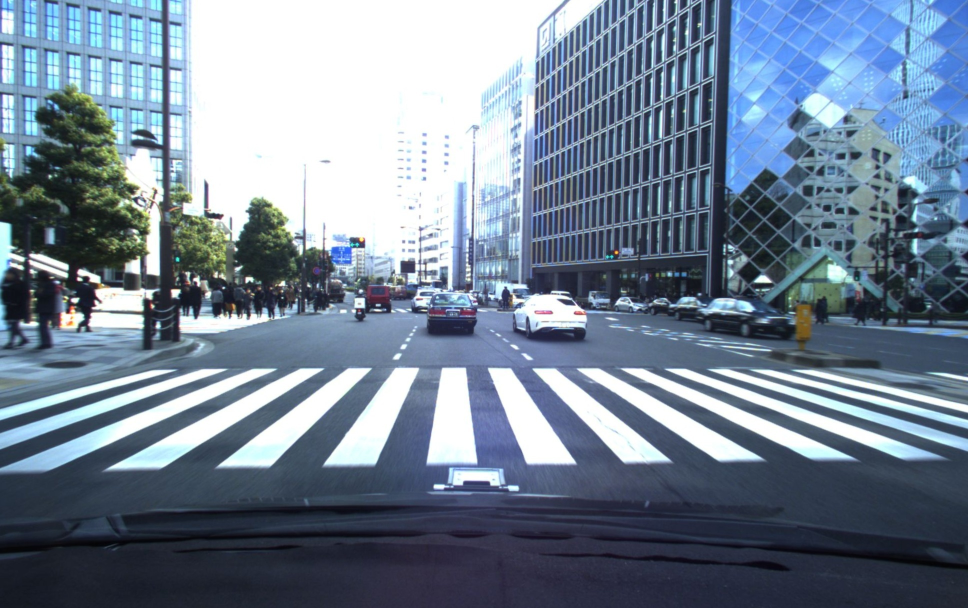
#> input picture 03_Test/Y_M/train_py/dataset/test/img/train_0304.jpg, 1936 x 1216 px (shown at 1/2 size); its folder holds only this picture in this run
$ python -i cityscapes.py   (imports and definitions only)   (Python 2 division)
#> lines starting #> are read from the running program, lines starting #| are printed output that depends on the picture
# coding: utf-8

# Copyright 2017 Andres Milioto. All Rights Reserved.
#
#  This file is part of Bonnet.
#
#  Bonnet is free software: you can redistribute it and/or modify
#  it under the terms of the GNU General Public License as published by
#  the Free Software Foundation, either version 3 of the License, or
#  (at your option) any later version.
#
#  Bonnet is distributed in the hope that it will be useful,
#  but WITHOUT ANY WARRANTY; without even the implied warranty of
#  MERCHANTABILITY or FITNESS FOR A PARTICULAR PURPOSE.  See the
#  GNU General Public License for more details.
#
#  You should have received a copy of the GNU General Public License
#  along with Bonnet. If not, see <http://www.gnu.org/licenses/>.

""" Abstraction for getting cityscapes dataset and putting it in an abstract
    class that can handle any segmentation problem :)
"""

# import the abstract dataset classes
import dataset.abstract_dataset as abs_data

# opencv stuff for images and numpy for matrix representation
import cv2

# file and folder handling
import os
from os import listdir
from os.path import isfile, join
from colorama import Fore, Back, Style
import shutil


# [175 lines left out: function dir_to_data, not called in this run]


def read_data_sets(DATA):
  """Get the dataset in the format that we need it
     and give it to the main app
  -*- coding: utf-8 -*-
  Args:
    DATA: Dictionary with dataset information.
          Structure for the input dir:
            Dataset
              ├── test
              │   ├── img
              │   │   └── pic3.jpg
              │   └── lbl
              │       └── pic3.jpg
              ├── train
              │   ├── img
              │   │   └── pic1.jpg
              │   └── lbl
              │       └── pic1.jpg
              └── valid
                  ├── img
                  │   └── pic2.jpg
                  └── lbl
                      └── pic2.jpg
  Returns:
    data_sets: Object of class dataset where all training, validation and
               test data is stored, along with other information to train
               the desired net.
  """

  # get the datasets from the folders
  data_dir = DATA['data_dir']


  directories = ["\\train", "\\valid", "\\test"]
  types = ["\\img", "\\lbl"]

  # check that all folders exist:
  for d in directories:
    for t in types:
      if not os.path.exists(data_dir + d + t):
        print("%s dir does not exist. Check dataset folder" %
              (data_dir + d + t))
        quit()

  print("Data depth: ", DATA["img_prop"]["depth"])

  # if force resize, do it properly
  if "force_resize" in DATA and DATA["force_resize"]:
    new_rows = DATA["img_prop"]["height"]
    new_cols = DATA["img_prop"]["width"]
    new_shape = (new_cols, new_rows)
  else:
    new_shape = None

  # for backward compatibility
  if "force_remap" in DATA:
    force_remap = DATA["force_remap"]
  else:
    force_remap = False

  # train data
  train_img, train_lbl, train_n, train_cont = dir_to_data(join(data_dir, "train"),
                                                          DATA["label_map"],
                                                          DATA["label_remap"],
                                                          new_shape=new_shape,
                                                          force_remap=force_remap)

  print(train_img)
  input("Press Enter to continue...")

  train_data = abs_data.Dataset(train_img, train_lbl, train_n, train_cont,
                                "train", DATA)


  # validation data
  valid_img, valid_lbl, valid_n, valid_cont = dir_to_data(join(data_dir, "valid"),
                                                          DATA["label_map"],
                                                          DATA["label_remap"],
                                                          new_shape=new_shape,
                                                          force_remap=force_remap)
  valid_data = abs_data.Dataset(valid_img, valid_lbl, valid_n, valid_cont,
                                "valid", DATA)

  # test data
  test_img, test_lbl, test_n, test_cont = dir_to_data(join(data_dir, "test"),
                                                      DATA["label_map"],
                                                      DATA["label_remap"],
                                                      new_shape=new_shape,
                                                      force_remap=force_remap)
  test_data = abs_data.Dataset(test_img, test_lbl, test_n, test_cont,
                               "test", DATA)

  data_sets = abs_data.FullDataset(train_data, valid_data, test_data, DATA)

  print("Successfully imported datasets")
  print("Train data samples: ", train_n)
  print("Validation data samples: ", valid_n)
  print("Test data samples: ", test_n)

  return data_sets

>>> import cv2
>>> picture = cv2.imread('test/img/train_0304.jpg', cv2.IMREAD_GRAYSCALE)
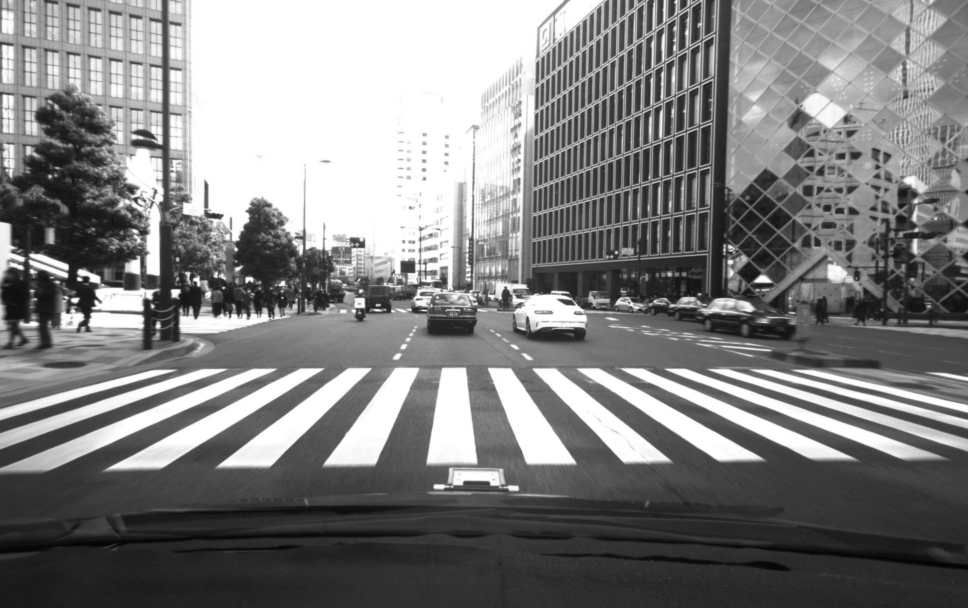
#> picture: shape (1216, 1936) (shown at 1/2 size); min 3, max 255, mean 128.1
#> (the run stopped early here; a loop or call above may not have finished)

$ run again, on 03_Test/Y_M/train_py/dataset/test/img/train_0311.jpg
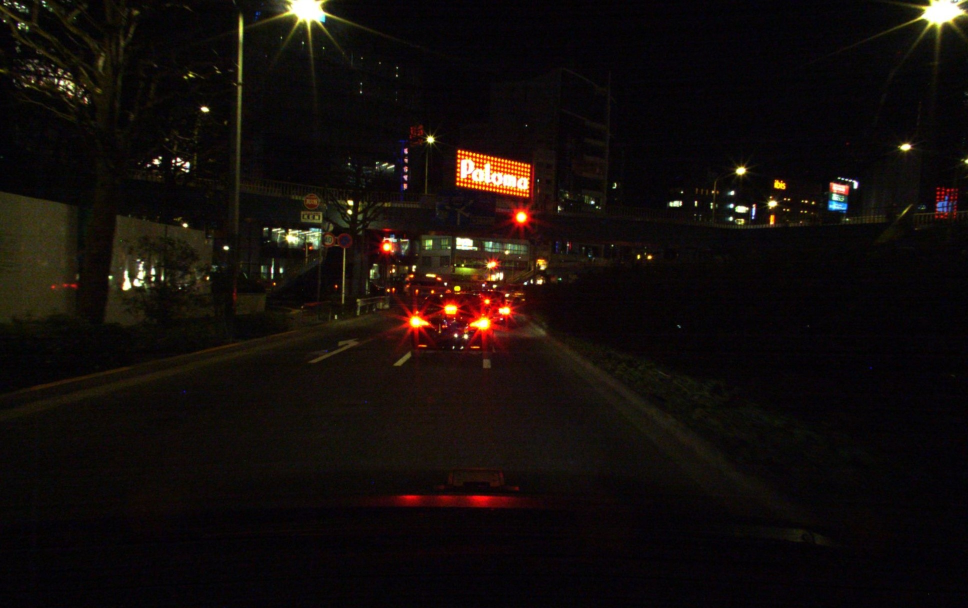
#> input picture 03_Test/Y_M/train_py/dataset/test/img/train_0311.jpg, 1936 x 1216 px (shown at 1/2 size)
#> `picture = cv2.imread('test/img/train_0304.jpg', cv2.IMREAD_GRAYSCALE)`:
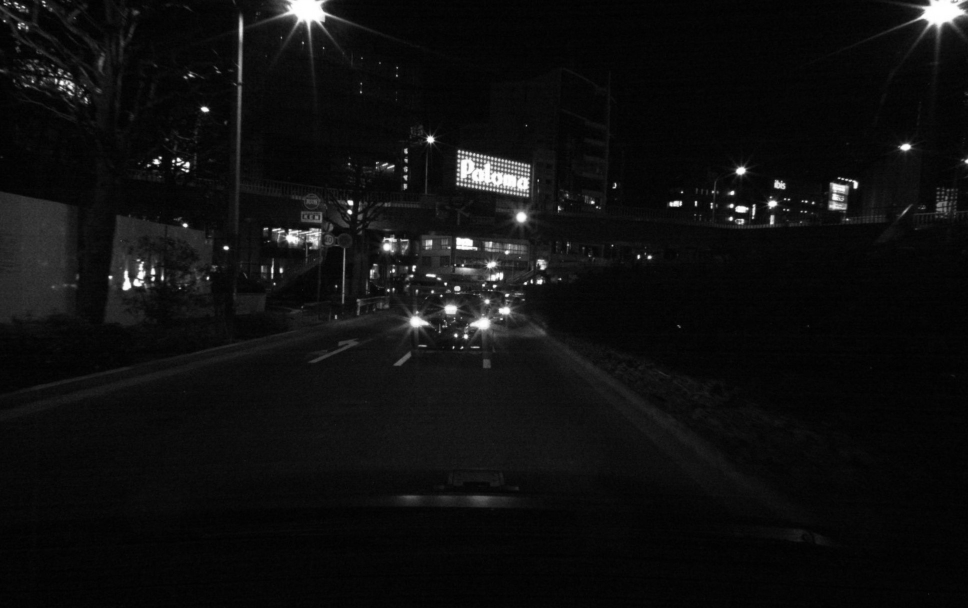
#> picture: shape (1216, 1936) (shown at 1/2 size); min 0, max 255, mean 15.3

$ run again, on 03_Test/Y_M/train_py/dataset/test/img/train_0314.jpg
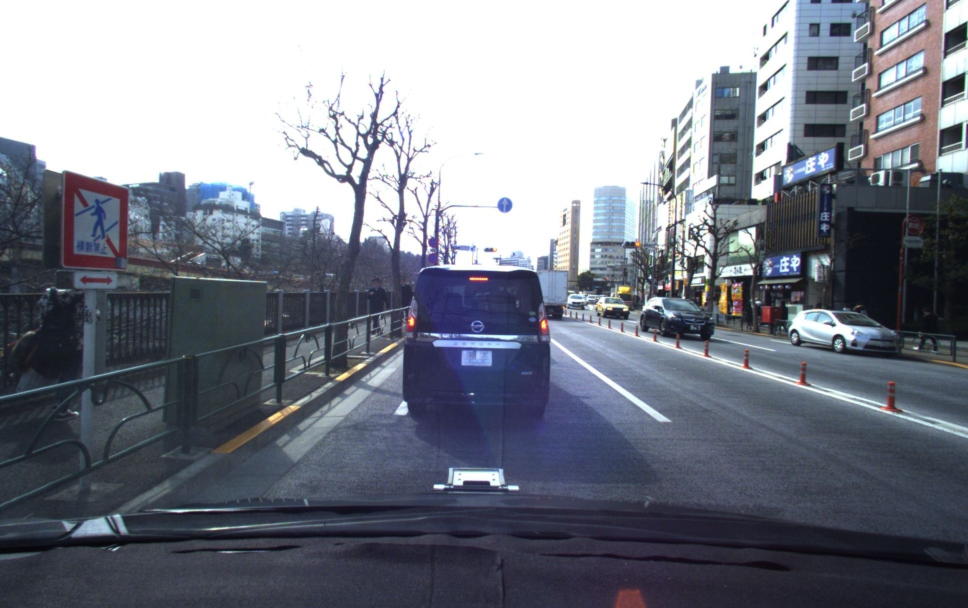
#> input picture 03_Test/Y_M/train_py/dataset/test/img/train_0314.jpg, 1936 x 1216 px (shown at 1/2 size)
#> `picture = cv2.imread('test/img/train_0304.jpg', cv2.IMREAD_GRAYSCALE)`:
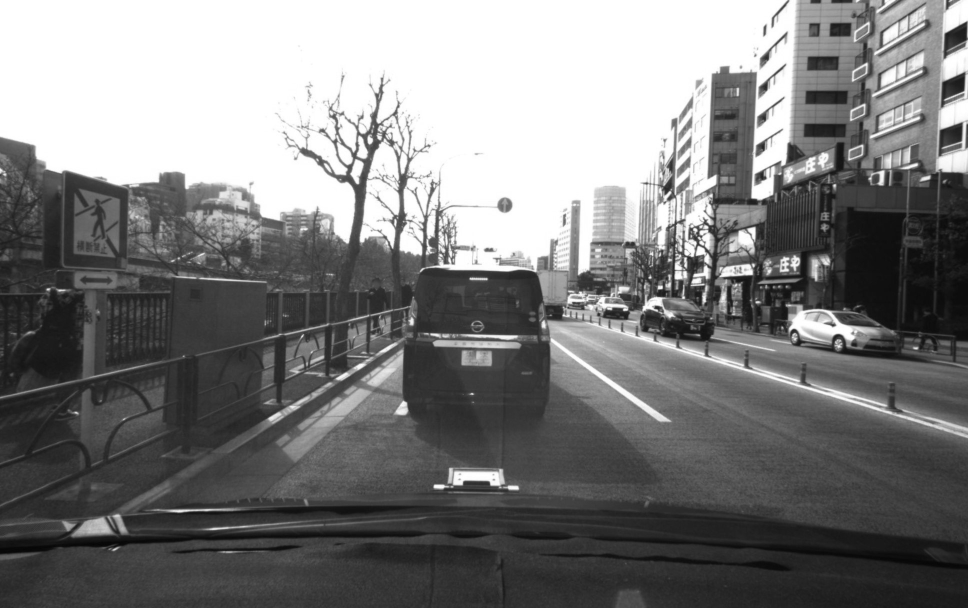
#> picture: shape (1216, 1936) (shown at 1/2 size); min 4, max 255, mean 124.8
